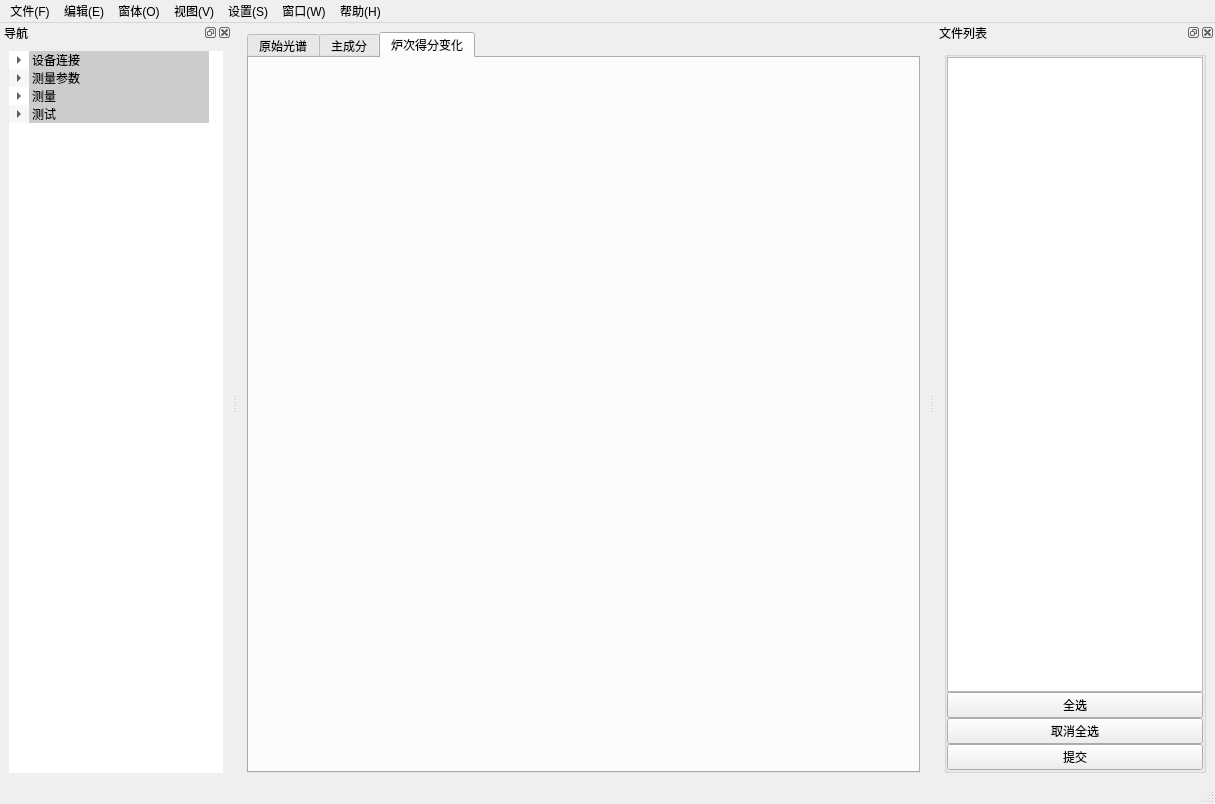
<?xml version="1.0" encoding="UTF-8"?>
<ui version="4.0">
 <class>MainWindow</class>
 <widget class="QMainWindow" name="MainWindow">
  <property name="geometry">
   <rect>
    <x>0</x>
    <y>0</y>
    <width>1215</width>
    <height>804</height>
   </rect>
  </property>
  <property name="windowTitle">
   <string>MainWindow</string>
  </property>
  <widget class="QWidget" name="centralwidget">
   <layout class="QGridLayout" name="gridLayout_3">
    <item row="0" column="0">
     <widget class="QTabWidget" name="tabWidget">
      <property name="currentIndex">
       <number>2</number>
      </property>
      <widget class="QWidget" name="tab">
       <attribute name="title">
        <string>原始光谱</string>
       </attribute>
       <layout class="QGridLayout" name="gridLayout_2">
        <item row="0" column="0">
         <layout class="QGridLayout" name="gridLayout"/>
        </item>
       </layout>
      </widget>
      <widget class="QWidget" name="tab_2">
       <attribute name="title">
        <string>主成分</string>
       </attribute>
       <layout class="QGridLayout" name="gridLayout_5">
        <item row="0" column="0">
         <layout class="QGridLayout" name="gridLayout_4"/>
        </item>
       </layout>
      </widget>
      <widget class="QWidget" name="tab_3">
       <attribute name="title">
        <string>炉次得分变化</string>
       </attribute>
       <layout class="QGridLayout" name="gridLayout_7">
        <item row="0" column="0">
         <layout class="QGridLayout" name="gridLayout_6"/>
        </item>
       </layout>
      </widget>
     </widget>
    </item>
   </layout>
  </widget>
  <widget class="QMenuBar" name="menubar">
   <property name="geometry">
    <rect>
     <x>0</x>
     <y>0</y>
     <width>1215</width>
     <height>22</height>
    </rect>
   </property>
   <widget class="QMenu" name="menu_F">
    <property name="title">
     <string>文件(F)</string>
    </property>
    <addaction name="separator"/>
   </widget>
   <widget class="QMenu" name="menuEdit">
    <property name="title">
     <string>编辑(E)</string>
    </property>
    <addaction name="separator"/>
   </widget>
   <widget class="QMenu" name="menu_O">
    <property name="title">
     <string>窗体(O)</string>
    </property>
    <addaction name="separator"/>
   </widget>
   <widget class="QMenu" name="menu_V">
    <property name="title">
     <string>视图(V)</string>
    </property>
    <addaction name="separator"/>
   </widget>
   <widget class="QMenu" name="menu_S">
    <property name="title">
     <string>设置(S)</string>
    </property>
    <addaction name="separator"/>
   </widget>
   <widget class="QMenu" name="menu_W">
    <property name="title">
     <string>窗口(W)</string>
    </property>
    <addaction name="separator"/>
   </widget>
   <widget class="QMenu" name="menu_H">
    <property name="title">
     <string>帮助(H)</string>
    </property>
   </widget>
   <addaction name="menu_F"/>
   <addaction name="menuEdit"/>
   <addaction name="menu_O"/>
   <addaction name="menu_V"/>
   <addaction name="menu_S"/>
   <addaction name="menu_W"/>
   <addaction name="menu_H"/>
  </widget>
  <widget class="QStatusBar" name="statusbar"/>
  <widget class="QDockWidget" name="dockWidget">
   <property name="sizePolicy">
    <sizepolicy hsizetype="Ignored" vsizetype="Ignored">
     <horstretch>0</horstretch>
     <verstretch>0</verstretch>
    </sizepolicy>
   </property>
   <property name="floating">
    <bool>false</bool>
   </property>
   <property name="features">
    <set>QDockWidget::AllDockWidgetFeatures</set>
   </property>
   <property name="windowTitle">
    <string>导航</string>
   </property>
   <attribute name="dockWidgetArea">
    <number>1</number>
   </attribute>
   <widget class="QWidget" name="dockWidgetContents">
    <layout class="QVBoxLayout" name="verticalLayout">
     <item>
      <widget class="QTreeWidget" name="treeWidget">
       <property name="enabled">
        <bool>true</bool>
       </property>
       <property name="sizePolicy">
        <sizepolicy hsizetype="Preferred" vsizetype="Preferred">
         <horstretch>0</horstretch>
         <verstretch>0</verstretch>
        </sizepolicy>
       </property>
       <property name="toolTip">
        <string/>
       </property>
       <property name="frameShape">
        <enum>QFrame::Box</enum>
       </property>
       <property name="lineWidth">
        <number>0</number>
       </property>
       <property name="midLineWidth">
        <number>0</number>
       </property>
       <property name="sizeAdjustPolicy">
        <enum>QAbstractScrollArea::AdjustToContents</enum>
       </property>
       <property name="autoScroll">
        <bool>false</bool>
       </property>
       <property name="tabKeyNavigation">
        <bool>false</bool>
       </property>
       <property name="dragEnabled">
        <bool>true</bool>
       </property>
       <property name="dragDropMode">
        <enum>QAbstractItemView::DragDrop</enum>
       </property>
       <property name="alternatingRowColors">
        <bool>true</bool>
       </property>
       <property name="autoExpandDelay">
        <number>-5</number>
       </property>
       <property name="allColumnsShowFocus">
        <bool>true</bool>
       </property>
       <property name="headerHidden">
        <bool>true</bool>
       </property>
       <attribute name="headerCascadingSectionResizes">
        <bool>true</bool>
       </attribute>
       <attribute name="headerMinimumSectionSize">
        <number>20</number>
       </attribute>
       <attribute name="headerHighlightSections">
        <bool>false</bool>
       </attribute>
       <attribute name="headerShowSortIndicator" stdset="0">
        <bool>true</bool>
       </attribute>
       <attribute name="headerStretchLastSection">
        <bool>false</bool>
       </attribute>
       <column>
        <property name="text">
         <string>新建列</string>
        </property>
        <property name="background">
         <color>
          <red>0</red>
          <green>170</green>
          <blue>255</blue>
         </color>
        </property>
       </column>
       <column>
        <property name="text">
         <string>新建列</string>
        </property>
       </column>
       <item>
        <property name="text">
         <string>设备连接</string>
        </property>
        <property name="toolTip">
         <string/>
        </property>
        <property name="font">
         <font>
          <family>黑体</family>
         </font>
        </property>
        <property name="textAlignment">
         <set>AlignCenter</set>
        </property>
        <property name="background">
         <brush brushstyle="SolidPattern">
          <color alpha="255">
           <red>204</red>
           <green>204</green>
           <blue>204</blue>
          </color>
         </brush>
        </property>
        <property name="foreground">
         <brush brushstyle="SolidPattern">
          <color alpha="255">
           <red>0</red>
           <green>0</green>
           <blue>0</blue>
          </color>
         </brush>
        </property>
        <property name="text">
         <string/>
        </property>
        <property name="background">
         <brush brushstyle="SolidPattern">
          <color alpha="255">
           <red>204</red>
           <green>204</green>
           <blue>204</blue>
          </color>
         </brush>
        </property>
        <property name="foreground">
         <brush brushstyle="SolidPattern">
          <color alpha="255">
           <red>96</red>
           <green>96</green>
           <blue>96</blue>
          </color>
         </brush>
        </property>
        <item>
         <property name="text">
          <string>连接启动</string>
         </property>
        </item>
        <item>
         <property name="text">
          <string>连接关闭</string>
         </property>
        </item>
        <item>
         <property name="text">
          <string>版本信息</string>
         </property>
        </item>
       </item>
       <item>
        <property name="text">
         <string>测量参数</string>
        </property>
        <property name="textAlignment">
         <set>AlignCenter</set>
        </property>
        <property name="background">
         <brush brushstyle="SolidPattern">
          <color alpha="255">
           <red>204</red>
           <green>204</green>
           <blue>204</blue>
          </color>
         </brush>
        </property>
        <property name="text">
         <string/>
        </property>
        <property name="background">
         <brush brushstyle="SolidPattern">
          <color alpha="255">
           <red>204</red>
           <green>204</green>
           <blue>204</blue>
          </color>
         </brush>
        </property>
        <item>
         <property name="text">
          <string>积分时间(ms)</string>
         </property>
         <property name="text">
          <string>6</string>
         </property>
         <property name="flags">
          <set>ItemIsSelectable|ItemIsEditable|ItemIsDragEnabled|ItemIsDropEnabled|ItemIsUserCheckable|ItemIsEnabled</set>
         </property>
        </item>
        <item>
         <property name="text">
          <string>平均次数</string>
         </property>
         <property name="text">
          <string>1</string>
         </property>
         <property name="flags">
          <set>ItemIsSelectable|ItemIsEditable|ItemIsDragEnabled|ItemIsDropEnabled|ItemIsUserCheckable|ItemIsEnabled</set>
         </property>
        </item>
        <item>
         <property name="text">
          <string>测量次数</string>
         </property>
         <property name="text">
          <string>0</string>
         </property>
         <property name="flags">
          <set>ItemIsDragEnabled|ItemIsDropEnabled|ItemIsUserCheckable|ItemIsEnabled</set>
         </property>
        </item>
        <item>
         <property name="text">
          <string>当前运行时间</string>
         </property>
         <property name="text">
          <string>0</string>
         </property>
         <property name="flags">
          <set>ItemIsDragEnabled|ItemIsDropEnabled|ItemIsUserCheckable|ItemIsEnabled</set>
         </property>
        </item>
       </item>
       <item>
        <property name="text">
         <string>测量</string>
        </property>
        <property name="textAlignment">
         <set>AlignCenter</set>
        </property>
        <property name="background">
         <brush brushstyle="SolidPattern">
          <color alpha="255">
           <red>204</red>
           <green>204</green>
           <blue>204</blue>
          </color>
         </brush>
        </property>
        <property name="text">
         <string/>
        </property>
        <property name="background">
         <brush brushstyle="SolidPattern">
          <color alpha="255">
           <red>204</red>
           <green>204</green>
           <blue>204</blue>
          </color>
         </brush>
        </property>
        <item>
         <property name="text">
          <string>测量开始</string>
         </property>
        </item>
        <item>
         <property name="text">
          <string>测量结束</string>
         </property>
        </item>
       </item>
       <item>
        <property name="text">
         <string>测试</string>
        </property>
        <property name="textAlignment">
         <set>AlignCenter</set>
        </property>
        <property name="background">
         <brush brushstyle="SolidPattern">
          <color alpha="255">
           <red>204</red>
           <green>204</green>
           <blue>204</blue>
          </color>
         </brush>
        </property>
        <property name="foreground">
         <brush brushstyle="SolidPattern">
          <color alpha="255">
           <red>0</red>
           <green>0</green>
           <blue>0</blue>
          </color>
         </brush>
        </property>
        <property name="text">
         <string/>
        </property>
        <property name="background">
         <brush brushstyle="SolidPattern">
          <color alpha="255">
           <red>204</red>
           <green>204</green>
           <blue>204</blue>
          </color>
         </brush>
        </property>
        <item>
         <property name="text">
          <string>测试1</string>
         </property>
        </item>
        <item>
         <property name="text">
          <string>测试2</string>
         </property>
        </item>
       </item>
      </widget>
     </item>
    </layout>
   </widget>
  </widget>
  <widget class="QDockWidget" name="dockWidget_5">
   <property name="windowTitle">
    <string>文件列表</string>
   </property>
   <attribute name="dockWidgetArea">
    <number>2</number>
   </attribute>
   <widget class="QWidget" name="dockWidgetContents_6">
    <layout class="QGridLayout" name="gridLayout_8">
     <item row="0" column="0">
      <widget class="QGroupBox" name="groupBox_2">
       <property name="sizePolicy">
        <sizepolicy hsizetype="Preferred" vsizetype="Preferred">
         <horstretch>0</horstretch>
         <verstretch>0</verstretch>
        </sizepolicy>
       </property>
       <property name="title">
        <string/>
       </property>
       <property name="flat">
        <bool>false</bool>
       </property>
       <layout class="QGridLayout" name="gridLayout_9">
        <property name="leftMargin">
         <number>0</number>
        </property>
        <property name="topMargin">
         <number>0</number>
        </property>
        <property name="rightMargin">
         <number>0</number>
        </property>
        <property name="bottomMargin">
         <number>0</number>
        </property>
        <property name="spacing">
         <number>0</number>
        </property>
        <item row="0" column="0">
         <widget class="QListWidget" name="listWidget">
          <property name="sizePolicy">
           <sizepolicy hsizetype="Preferred" vsizetype="Preferred">
            <horstretch>0</horstretch>
            <verstretch>0</verstretch>
           </sizepolicy>
          </property>
          <property name="selectionMode">
           <enum>QAbstractItemView::MultiSelection</enum>
          </property>
          <property name="sortingEnabled">
           <bool>true</bool>
          </property>
         </widget>
        </item>
        <item row="1" column="0">
         <widget class="QPushButton" name="select_all">
          <property name="text">
           <string>全选</string>
          </property>
         </widget>
        </item>
        <item row="2" column="0">
         <widget class="QPushButton" name="cancel_all">
          <property name="text">
           <string>取消全选</string>
          </property>
         </widget>
        </item>
        <item row="3" column="0">
         <widget class="QPushButton" name="commit">
          <property name="text">
           <string>提交</string>
          </property>
         </widget>
        </item>
       </layout>
      </widget>
     </item>
    </layout>
   </widget>
  </widget>
 </widget>
 <resources/>
 <connections/>
</ui>
